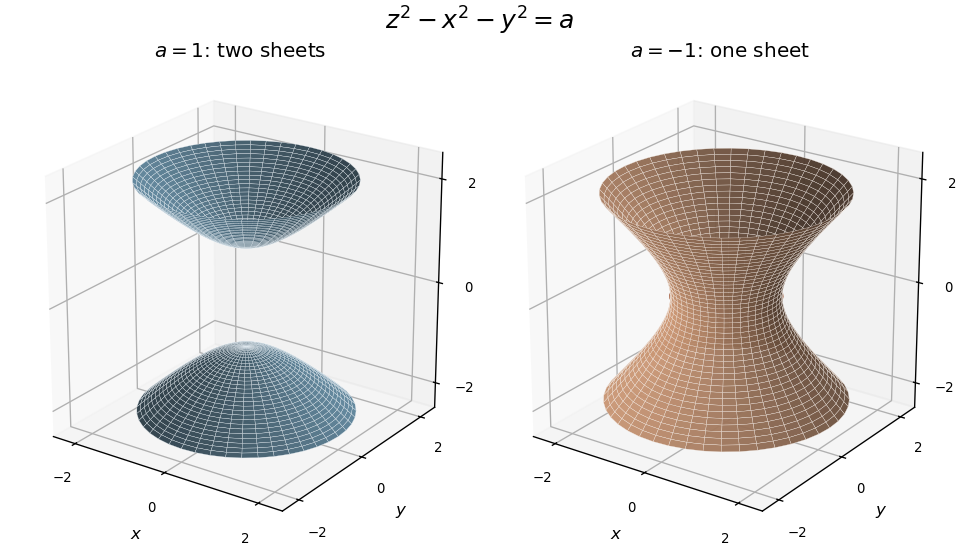

Source code (Python):
"""Coordinate hyperboloids; writes the opaque PNG to the caller's CWD.

Uses the repository's Python 3.14 NumPy/Matplotlib environment.
"""
import numpy as np
import matplotlib
matplotlib.use("Agg")
import matplotlib.pyplot as plt

fig = plt.figure(figsize=(8, 4.6), facecolor="white", layout="constrained")
theta = np.linspace(0, 2*np.pi, 45)
ax1 = fig.add_subplot(121, projection="3d")
ax2 = fig.add_subplot(122, projection="3d")
angle, radius = np.meshgrid(theta, np.linspace(0, 2, 30))
for sign in [-1, 1]:
    ax1.plot_surface(radius*np.cos(angle), radius*np.sin(angle),
                     sign*np.sqrt(1+radius**2), color="#77a9c6",
                     edgecolor="#ecf3f8", linewidth=.18, alpha=.95)
angle, height = np.meshgrid(theta, np.linspace(-2, 2, 45))
radius = np.sqrt(1+height**2)
ax2.plot_surface(radius*np.cos(angle), radius*np.sin(angle), height,
                 color="#ce9976", edgecolor="#f7efe9", linewidth=.18, alpha=.95)
ax2.plot(np.cos(theta), np.sin(theta), np.zeros_like(theta),
         color="#964521", lw=1.5)
for ax in [ax1, ax2]:
    ax.set(xlim=(-2.5, 2.5), ylim=(-2.5, 2.5), zlim=(-2.5, 2.5),
           xlabel=r"$x$", ylabel=r"$y$", zlabel=r"$z$",
           xticks=[-2, 0, 2], yticks=[-2, 0, 2], zticks=[-2, 0, 2])
    ax.set_box_aspect((1, 1, 1))
    ax.view_init(elev=23, azim=-55)
    ax.tick_params(labelsize=8)
ax1.set_title(r"$a=1$: two sheets", fontsize=12)
ax2.set_title(r"$a=-1$: one sheet", fontsize=12)
fig.suptitle(r"$z^2-x^2-y^2=a$", fontsize=15)
fig.savefig("paper-1-hyperboloids.png", dpi=120, facecolor="white")
plt.close(fig)
